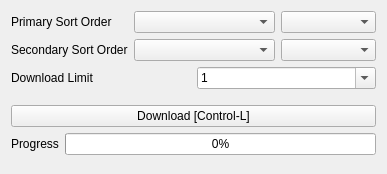
         <widget class="QWidget" name="page_12">
          <property name="geometry">
           <rect>
            <x>0</x>
            <y>0</y>
            <width>339</width>
            <height>174</height>
           </rect>
          </property>
          <attribute name="label">
           <string>Download</string>
          </attribute>
          <layout class="QVBoxLayout" name="verticalLayout_11">
           <item>
            <layout class="QGridLayout" name="database_download_buttons_2">
             <item row="1" column="1">
              <widget class="QComboBox" name="download_sort_order_2">
               <property name="currentIndex">
                <number>0</number>
               </property>
               <item>
                <property name="text">
                 <string/>
                </property>
               </item>
               <item>
                <property name="text">
                 <string>Random</string>
                </property>
               </item>
               <item>
                <property name="text">
                 <string>Date Uploaded</string>
                </property>
               </item>
               <item>
                <property name="text">
                 <string>Date Modifed</string>
                </property>
               </item>
               <item>
                <property name="text">
                 <string>Image Laplacian</string>
                </property>
               </item>
               <item>
                <property name="text">
                 <string>Num Segmentations</string>
                </property>
               </item>
               <item>
                <property name="text">
                 <string>Image Focus</string>
                </property>
               </item>
               <item>
                <property name="text">
                 <string>Image Debris</string>
                </property>
               </item>
              </widget>
             </item>
             <item row="0" column="0">
              <widget class="QLabel" name="label_15">
               <property name="text">
                <string>Primary Sort Order</string>
               </property>
              </widget>
             </item>
             <item row="0" column="2">
              <widget class="QComboBox" name="download_sort_direction_1">
               <item>
                <property name="text">
                 <string/>
                </property>
               </item>
               <item>
                <property name="text">
                 <string>Ascending</string>
                </property>
               </item>
               <item>
                <property name="text">
                 <string>Descending</string>
                </property>
               </item>
              </widget>
             </item>
             <item row="0" column="1">
              <widget class="QComboBox" name="download_sort_order_1">
               <property name="currentIndex">
                <number>0</number>
               </property>
               <item>
                <property name="text">
                 <string/>
                </property>
               </item>
               <item>
                <property name="text">
                 <string>Random</string>
                </property>
               </item>
               <item>
                <property name="text">
                 <string>Date Uploaded</string>
                </property>
               </item>
               <item>
                <property name="text">
                 <string>Date Modifed</string>
                </property>
               </item>
               <item>
                <property name="text">
                 <string>Image Laplacian</string>
                </property>
               </item>
               <item>
                <property name="text">
                 <string>Num Segmentations</string>
                </property>
               </item>
               <item>
                <property name="text">
                 <string>Image Focus</string>
                </property>
               </item>
               <item>
                <property name="text">
                 <string>Image Debris</string>
                </property>
               </item>
              </widget>
             </item>
             <item row="1" column="0">
              <widget class="QLabel" name="label_23">
               <property name="text">
                <string>Secondary Sort Order</string>
               </property>
              </widget>
             </item>
             <item row="1" column="2">
              <widget class="QComboBox" name="download_sort_direction">
               <item>
                <property name="text">
                 <string/>
                </property>
               </item>
               <item>
                <property name="text">
                 <string>Ascending</string>
                </property>
               </item>
               <item>
                <property name="text">
                 <string>Descending</string>
                </property>
               </item>
              </widget>
             </item>
            </layout>
           </item>
           <item>
            <layout class="QGridLayout" name="gridLayout_25">
             <item row="0" column="0">
              <widget class="QLabel" name="label_88">
               <property name="text">
                <string>Download Limit</string>
               </property>
              </widget>
             </item>
             <item row="0" column="1">
              <widget class="QComboBox" name="database_download_limit">
               <property name="enabled">
                <bool>true</bool>
               </property>
               <property name="editable">
                <bool>true</bool>
               </property>
               <property name="frame">
                <bool>true</bool>
               </property>
               <item>
                <property name="text">
                 <string>1</string>
                </property>
               </item>
               <item>
                <property name="text">
                 <string>5</string>
                </property>
               </item>
               <item>
                <property name="text">
                 <string>10</string>
                </property>
               </item>
               <item>
                <property name="text">
                 <string>20</string>
                </property>
               </item>
               <item>
                <property name="text">
                 <string>50</string>
                </property>
               </item>
               <item>
                <property name="text">
                 <string>100</string>
                </property>
               </item>
               <item>
                <property name="text">
                 <string>All</string>
                </property>
               </item>
              </widget>
             </item>
            </layout>
           </item>
           <item>
            <spacer name="verticalSpacer_20">
             <property name="orientation">
              <enum>Qt::Vertical</enum>
             </property>
             <property name="sizeType">
              <enum>QSizePolicy::Minimum</enum>
             </property>
             <property name="sizeHint" stdset="0">
              <size>
               <width>20</width>
               <height>10</height>
              </size>
             </property>
            </spacer>
           </item>
           <item>
            <widget class="QPushButton" name="database_download">
             <property name="enabled">
              <bool>true</bool>
             </property>
             <property name="sizePolicy">
              <sizepolicy hsizetype="Preferred" vsizetype="Fixed">
               <horstretch>0</horstretch>
               <verstretch>0</verstretch>
              </sizepolicy>
             </property>
             <property name="text">
              <string>Download [Control-L]</string>
             </property>
            </widget>
           </item>
           <item>
            <layout class="QGridLayout" name="gridLayout_18">
             <item row="0" column="0">
              <widget class="QLabel" name="label_89">
               <property name="text">
                <string>Progress</string>
               </property>
              </widget>
             </item>
             <item row="0" column="1">
              <widget class="QProgressBar" name="download_progressbar">
               <property name="enabled">
                <bool>true</bool>
               </property>
               <property name="value">
                <number>0</number>
               </property>
              </widget>
             </item>
            </layout>
           </item>
           <item>
            <spacer name="verticalSpacer_41">
             <property name="orientation">
              <enum>Qt::Vertical</enum>
             </property>
             <property name="sizeHint" stdset="0">
              <size>
               <width>20</width>
               <height>40</height>
              </size>
             </property>
            </spacer>
           </item>
          </layout>
         </widget>
